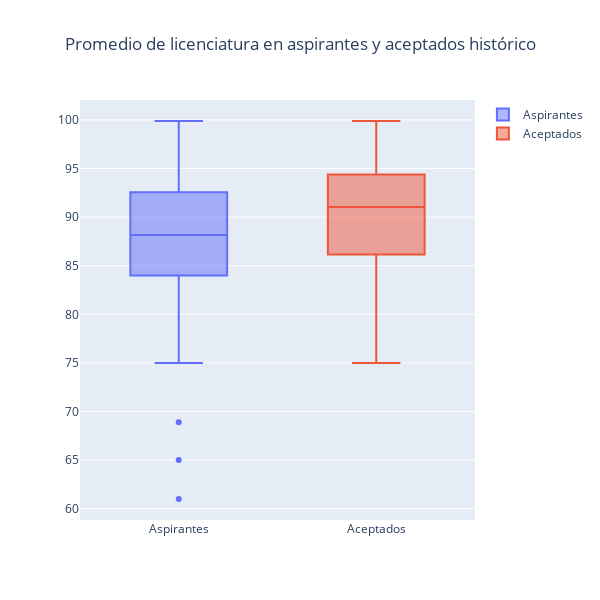

Notebook cell for this chart:
### Code cell
# Ralizamos diagramas de caja comparando el promedio de licenciatura de los aspirantes contra el promedio de los estudiantes aceptados

dfaceptados = df[df['Aceptado'] == 'VERDADERO']

fig = make_subplots(
    rows=1, cols=1,
)

# Añadimos los dos diagramas: uno que representa a todos los aspirantes y otro exclusivamente para los aceptados
fig.add_trace(go.Box(y = df['Licenciatura: Promedio'], name = 'Aspirantes'))
fig.add_trace(go.Box(y = dfaceptados['Licenciatura: Promedio'], name = 'Aceptados'))

fig.update_layout(height=600, width=600, title_text=f'Promedio de licenciatura en aspirantes y aceptados histórico', title_x = 0.5)

fig.show()

### Figure 1 — Plotly figure (JSON) as saved in the notebook; plotly's stock layout.template omitted (floating-point values rounded to 4 significant figures; data arrays with more than 128 entries replaced by an {"elided": "..."} marker saying what was removed)
{"data": [{"name": "Aspirantes", "type": "box", "y": {"elided": "237 float values"}}, {"name": "Aceptados", "type": "box", "y": [97, 93, 80.7, 90.3, 97.8, 93, 92, 75, 89.4, 83, 80, 81, 90, 82.5, 91.05, 83.38, 79.72, 87.2, 88.16, 87.98, 92, 85.71, 96.04, 82.84, 87.9, 80.6, 94, 81.7, 94, 94.51, 97, 97.71, 93, 95, 89, 90.2, 93.81, 92.6, 85, 95.4, 95.4, 92.98, 86, 91.6, 96.8, 92.28, 94, 96, 89, 97, 87.98, 99.88, 97.21, 86.63, 90]}], "layout": {"height": 600, "title": {"text": "Promedio de licenciatura en aspirantes y aceptados histórico", "x": 0.5}, "width": 600, "xaxis": {"anchor": "y", "domain": [0, 1]}, "yaxis": {"anchor": "x", "domain": [0, 1]}}}
